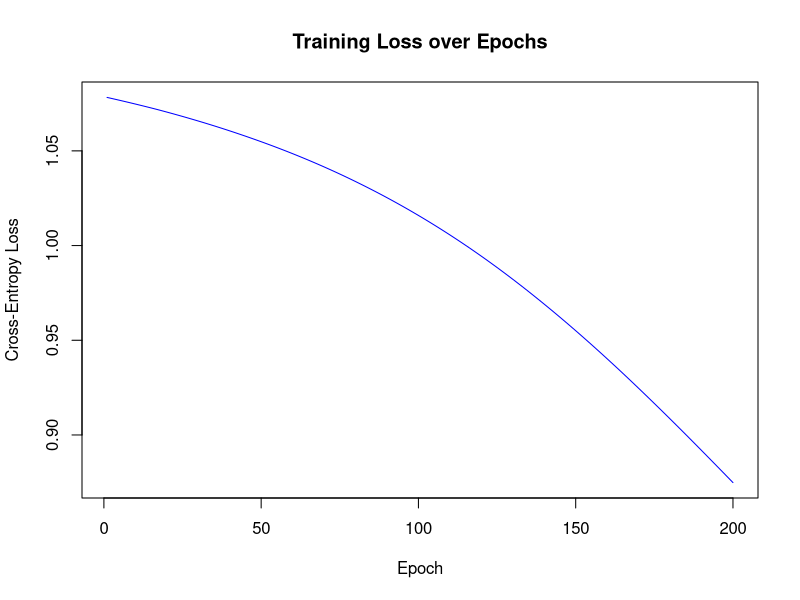
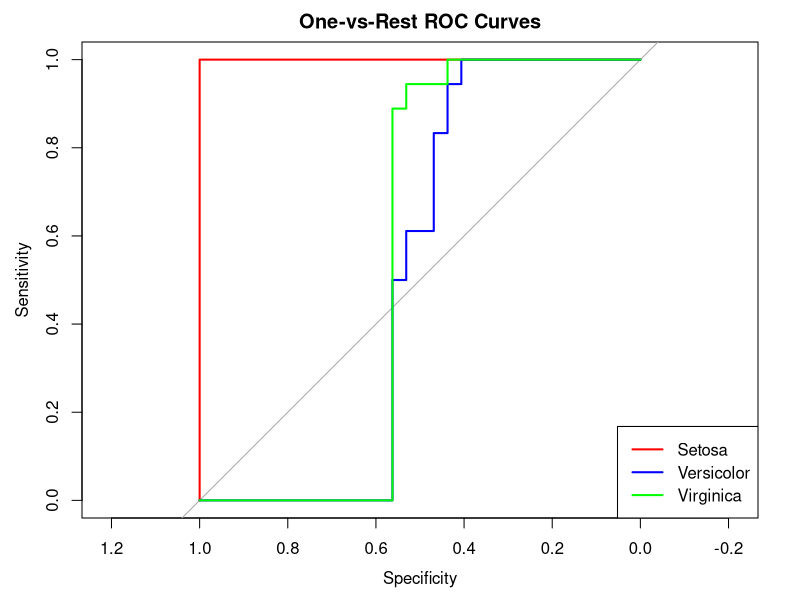

Here is the R script that generated these plots, in order:
## ---- chunk 1
Sys.setenv(LANG = "en")
knitr::opts_chunk$set(echo = TRUE)
## ---- chunk 2
### === Problem 1 ===

# (a) Split data
# Load the iris dataset
data(iris)

# Set a random seed for reproducibility
set.seed(123)

# Randomly select 50 unique indices for the test set (without replacement)
test_indices <- sample(1:nrow(iris), 50, replace = FALSE)

# Create the test set and training set based on the selected indices
test_set <- iris[test_indices, ]
train_set <- iris[-test_indices, ]

# Print the sizes of the training and test sets
cat("Training set size:", nrow(train_set), "\n")
cat("Test set size:", nrow(test_set), "\n")

# (Optional) Show the distribution of species in each set
cat("\nClass distribution in training set:\n")
print(table(train_set$Species))

cat("\nClass distribution in test set:\n")
print(table(test_set$Species))

# (b) Standardize
# Extract only numeric feature columns (first 4 columns)
test_features <- test_set[, 1:4]
train_features <- train_set[, 1:4]

# Step 1: Compute mean and standard deviation from the TEST set
test_means <- apply(test_features, 2, mean)
test_sds <- apply(test_features, 2, sd)

# Step 2: Standardize the TEST set using its own mean and std
test_features_scaled <- scale(test_features, center = test_means, scale = test_sds)

# Step 3: Standardize the TRAINING set using the TEST set's mean and std
train_features_scaled <- scale(train_features, center = test_means, scale = test_sds)

# Optional: Combine scaled features back with species labels
test_set_scaled <- cbind(as.data.frame(test_features_scaled), Species = test_set$Species)
train_set_scaled <- cbind(as.data.frame(train_features_scaled), Species = train_set$Species)

# Check results
head(test_set_scaled)
head(train_set_scaled)

# (c) Define forward pass functions
# Define ReLU and Softmax functions
relu <- function(x) {
  pmax(0, x)
}

softmax <- function(x) {
  exp_x <- exp(x - max(x))  # for numerical stability
  exp_x / sum(exp_x)
}

# Neural network forward pass (for one sample)
nn_forward <- function(x, W1, W2) {
  # Add bias to input
  x_bias <- c(1, x)  # input layer with bias term
  
  # Hidden layer
  a1 <- W1 %*% x_bias
  z1 <- relu(a1)
  z1_bias <- c(1, z1)  # add bias to hidden layer
  
  # Output layer
  a2 <- W2 %*% z1_bias
  y <- softmax(a2)
  
  return(list(
    x_bias = x_bias,
    a1 = a1,
    z1 = z1,
    a2 = a2,
    y = y
  ))
}

# Convert species labels to one-hot vectors
to_one_hot <- function(label_vector) {
  classes <- unique(label_vector)
  K <- length(classes)
  labels_numeric <- as.numeric(factor(label_vector, levels = classes))
  one_hot <- matrix(0, nrow = length(label_vector), ncol = K)
  for (i in 1:length(label_vector)) {
    one_hot[i, labels_numeric[i]] <- 1
  }
  return(one_hot)
}

# Forward pass over the entire dataset and compute cross-entropy loss
compute_loss <- function(X, y_true, W1, W2) {
  total_loss <- 0
  N <- nrow(X)
  
  for (i in 1:N) {
    x_i <- as.numeric(X[i, ])
    y_i <- as.numeric(y_true[i, ])
    out <- nn_forward(x_i, W1, W2)
    y_pred <- out$y
    
    # Cross-entropy loss: -sum(t_k * log(y_k))
    loss_i <- -sum(y_i * log(y_pred + 1e-15))  # add epsilon for numerical stability
    total_loss <- total_loss + loss_i
  }
  
  return(total_loss)
}

# Set dimensions and initialize weights
set.seed(42)
D <- 4      # input features
M <- 5      # number of hidden neurons
K <- 3      # output classes

W1 <- matrix(rnorm(M * (D + 1), mean = 0, sd = 0.1), nrow = M)       # M x (D+1)
W2 <- matrix(rnorm(K * (M + 1), mean = 0, sd = 0.1), nrow = K)       # K x (M+1)

# Prepare data
X_train <- train_set_scaled[, 1:4]
y_train_one_hot <- to_one_hot(train_set_scaled$Species)

# Compute total loss
loss <- compute_loss(X_train, y_train_one_hot, W1, W2)
cat("Cross-entropy loss on training set:", loss, "\n")



### === Problem 2 ===
# Backpropagation, training loop
# Derivative of ReLU
relu_derivative <- function(x) {
  as.numeric(x > 0)
}

# Backward propagation
nn_backward <- function(x, y_true, forward_out, W1, W2) {
  # Unpack
  x_bias <- forward_out$x_bias
  a1 <- forward_out$a1
  z1 <- forward_out$z1
  z1_bias <- c(1, z1)
  y_pred <- forward_out$y
  
  # Output layer gradient
  delta2 <- y_pred - y_true            
  grad_W2 <- delta2 %*% t(z1_bias)       
  
  # Hidden layer gradient
  dz1 <- relu_derivative(a1)             
  delta1 <- (t(W2[, -1]) %*% delta2) * dz1  
  
  grad_W1 <- delta1 %*% t(x_bias)        
  
  return(list(grad_W1 = grad_W1, grad_W2 = grad_W2))
}

# Training function
train_nn <- function(X, y, M, K = 3, epochs = 200, lr = 0.01, seed = 42) {
  set.seed(seed)
  
  D <- ncol(X)
  N <- nrow(X)
  
  # Initialize weights
  W1 <- matrix(rnorm(M * (D + 1), 0, 0.1), nrow = M)    
  W2 <- matrix(rnorm(K * (M + 1), 0, 0.1), nrow = K)     
  
  loss_trace <- numeric(epochs)
  
  for (epoch in 1:epochs) {
    total_loss <- 0
    
    # Gradient accumulators
    total_grad_W1 <- matrix(0, nrow = M, ncol = D + 1)
    total_grad_W2 <- matrix(0, nrow = K, ncol = M + 1)
    
    for (i in 1:N) {
      x_i <- as.numeric(X[i, ])
      y_i <- as.numeric(y[i, ])
      
      # Forward
      forward_out <- nn_forward(x_i, W1, W2)
      y_pred <- forward_out$y
      
      # Compute loss
      loss_i <- -sum(y_i * log(y_pred + 1e-15))
      total_loss <- total_loss + loss_i
      
      # Backward
      grads <- nn_backward(x_i, y_i, forward_out, W1, W2)
      
      # Accumulate gradients
      total_grad_W1 <- total_grad_W1 + grads$grad_W1
      total_grad_W2 <- total_grad_W2 + grads$grad_W2
    }
    
    # Average gradients
    total_grad_W1 <- total_grad_W1 / N
    total_grad_W2 <- total_grad_W2 / N
    
    # Update weights
    W1 <- W1 - lr * total_grad_W1
    W2 <- W2 - lr * total_grad_W2
    
    # Store average loss
    loss_trace[epoch] <- total_loss / N
  }
  
  return(list(W1 = W1, W2 = W2, loss_trace = loss_trace))
}

# training data
X_train <- train_set_scaled[, 1:4]
y_train <- to_one_hot(train_set_scaled$Species)

# Train the neural network 
model <- train_nn(X_train, y_train, M = 5, epochs = 200, lr = 0.01)

# Plot the training loss 
plot(model$loss_trace, type = 'l', col = 'blue',
     main = "Training Loss over Epochs",
     xlab = "Epoch", ylab = "Cross-Entropy Loss")


### === Problem 3 ===
# Predict function using forward pass
predict_nn <- function(X, W1, W2) {
  N <- nrow(X)
  predictions <- matrix(0, nrow = N, ncol = nrow(W2))  # K columns
  for (i in 1:N) {
    x_i <- as.numeric(X[i, ])
    out <- nn_forward(x_i, W1, W2)
    predictions[i, ] <- out$y
  }
  return(predictions)
}

# Classification error rate
error_rate <- function(y_pred, y_true) {
  pred_labels <- max.col(y_pred)
  true_labels <- max.col(y_true)
  mean(pred_labels != true_labels)
}

# Cross-entropy loss
compute_loss <- function(X, y_true, W1, W2) {
  total_loss <- 0
  N <- nrow(X)
  for (i in 1:N) {
    x_i <- as.numeric(X[i, ])
    y_i <- as.numeric(y_true[i, ])
    out <- nn_forward(x_i, W1, W2)
    y_pred <- out$y
    loss_i <- -sum(y_i * log(y_pred + 1e-15))
    total_loss <- total_loss + loss_i
  }
  return(total_loss / N)
}

# Prepare train/test data

# Load iris and split
data(iris)
set.seed(123)
test_indices <- sample(1:nrow(iris), 50)
test_set <- iris[test_indices, ]
train_set <- iris[-test_indices, ]

# Standardize using test set stats
test_features <- test_set[, 1:4]
train_features <- train_set[, 1:4]
test_means <- apply(test_features, 2, mean)
test_sds <- apply(test_features, 2, sd)
test_scaled <- scale(test_features, center = test_means, scale = test_sds)
train_scaled <- scale(train_features, center = test_means, scale = test_sds)
test_set_scaled <- cbind(as.data.frame(test_scaled), Species = test_set$Species)
train_set_scaled <- cbind(as.data.frame(train_scaled), Species = train_set$Species)

# One-hot encoding
to_one_hot <- function(label_vector) {
  classes <- unique(label_vector)
  K <- length(classes)
  labels_numeric <- as.numeric(factor(label_vector, levels = classes))
  one_hot <- matrix(0, nrow = length(label_vector), ncol = K)
  for (i in 1:length(label_vector)) {
    one_hot[i, labels_numeric[i]] <- 1
  }
  return(one_hot)
}

X_train <- train_set_scaled[, 1:4]
y_train <- to_one_hot(train_set_scaled$Species)
X_test <- test_set_scaled[, 1:4]
y_test <- to_one_hot(test_set_scaled$Species)

# Define NN core

relu <- function(x) {
  pmax(0, x)
}
relu_derivative <- function(x) {
  as.numeric(x > 0)
}
softmax <- function(x) {
  exp_x <- exp(x - max(x))
  exp_x / sum(exp_x)
}
nn_forward <- function(x, W1, W2) {
  x_bias <- c(1, x)
  a1 <- W1 %*% x_bias
  z1 <- relu(a1)
  z1_bias <- c(1, z1)
  a2 <- W2 %*% z1_bias
  y <- softmax(a2)
  return(list(x_bias = x_bias, a1 = a1, z1 = z1, a2 = a2, y = y))
}
nn_backward <- function(x, y_true, forward_out, W1, W2) {
  x_bias <- forward_out$x_bias
  a1 <- forward_out$a1
  z1 <- forward_out$z1
  z1_bias <- c(1, z1)
  y_pred <- forward_out$y
  delta2 <- y_pred - y_true
  grad_W2 <- delta2 %*% t(z1_bias)
  dz1 <- relu_derivative(a1)
  delta1 <- (t(W2[, -1]) %*% delta2) * dz1
  grad_W1 <- delta1 %*% t(x_bias)
  return(list(grad_W1 = grad_W1, grad_W2 = grad_W2))
}
train_nn <- function(X, y, M, K = 3, epochs = 200, lr = 0.01, seed = 42) {
  set.seed(seed)
  D <- ncol(X)
  N <- nrow(X)
  W1 <- matrix(rnorm(M * (D + 1), 0, 0.1), nrow = M)
  W2 <- matrix(rnorm(K * (M + 1), 0, 0.1), nrow = K)
  loss_trace <- numeric(epochs)
  for (epoch in 1:epochs) {
    total_loss <- 0
    total_grad_W1 <- matrix(0, nrow = M, ncol = D + 1)
    total_grad_W2 <- matrix(0, nrow = K, ncol = M + 1)
    for (i in 1:N) {
      x_i <- as.numeric(X[i, ])
      y_i <- as.numeric(y[i, ])
      forward_out <- nn_forward(x_i, W1, W2)
      y_pred <- forward_out$y
      loss_i <- -sum(y_i * log(y_pred + 1e-15))
      total_loss <- total_loss + loss_i
      grads <- nn_backward(x_i, y_i, forward_out, W1, W2)
      total_grad_W1 <- total_grad_W1 + grads$grad_W1
      total_grad_W2 <- total_grad_W2 + grads$grad_W2
    }
    W1 <- W1 - lr * (total_grad_W1 / N)
    W2 <- W2 - lr * (total_grad_W2 / N)
    loss_trace[epoch] <- total_loss / N
  }
  return(list(W1 = W1, W2 = W2, loss_trace = loss_trace))
}

# Loop through M = 1 to 10 

results <- data.frame(M = integer(),
                      Train_Loss = numeric(),
                      Test_Loss = numeric(),
                      Train_Error = numeric(),
                      Test_Error = numeric())

for (M in 1:10) {
  cat("Training with M =", M, "\n")
  model <- train_nn(X_train, y_train, M = M, epochs = 200, lr = 0.01)
  y_train_pred <- predict_nn(X_train, model$W1, model$W2)
  y_test_pred  <- predict_nn(X_test, model$W1, model$W2)
  train_loss <- compute_loss(X_train, y_train, model$W1, model$W2)
  test_loss  <- compute_loss(X_test, y_test, model$W1, model$W2)
  train_err <- error_rate(y_train_pred, y_train)
  test_err  <- error_rate(y_test_pred, y_test)
  results <- rbind(results, data.frame(M = M,
                                       Train_Loss = round(train_loss, 4),
                                       Test_Loss = round(test_loss, 4),
                                       Train_Error = round(train_err, 4),
                                       Test_Error = round(test_err, 4)))
}

# Output the results
print(results)

# Load pRoc
library(pROC)

# Use a trained model (for example M = 5)
model <- train_nn(X_train, y_train, M = 5, epochs = 200, lr = 0.01)

# Get predictions on test set
y_test_pred <- predict_nn(X_test, model$W1, model$W2)

# Convert one-hot true labels to class index
true_labels <- max.col(y_test)  # 1 = setosa, 2 = versicolor, 3 = virginica

# Set up plot
par(mfrow = c(1, 1))
colors <- c("red", "blue", "green")

# Loop over each class for one-vs-rest ROC
for (k in 1:3) {
  actual_binary <- ifelse(true_labels == k, 1, 0)
  predicted_scores <- y_test_pred[, k]
  
  roc_obj <- roc(actual_binary, predicted_scores)
  
  if (k == 1) {
    plot(roc_obj, col = colors[k], main = "One-vs-Rest ROC Curves", lwd = 2)
  } else {
    lines(roc_obj, col = colors[k], lwd = 2)
  }
  
  # Print AUC value in console
  cat("AUC for class", k, ":", auc(roc_obj), "\n")
}

# Add legend
legend("bottomright", legend = c("Setosa", "Versicolor", "Virginica"),
       col = colors, lwd = 2)


